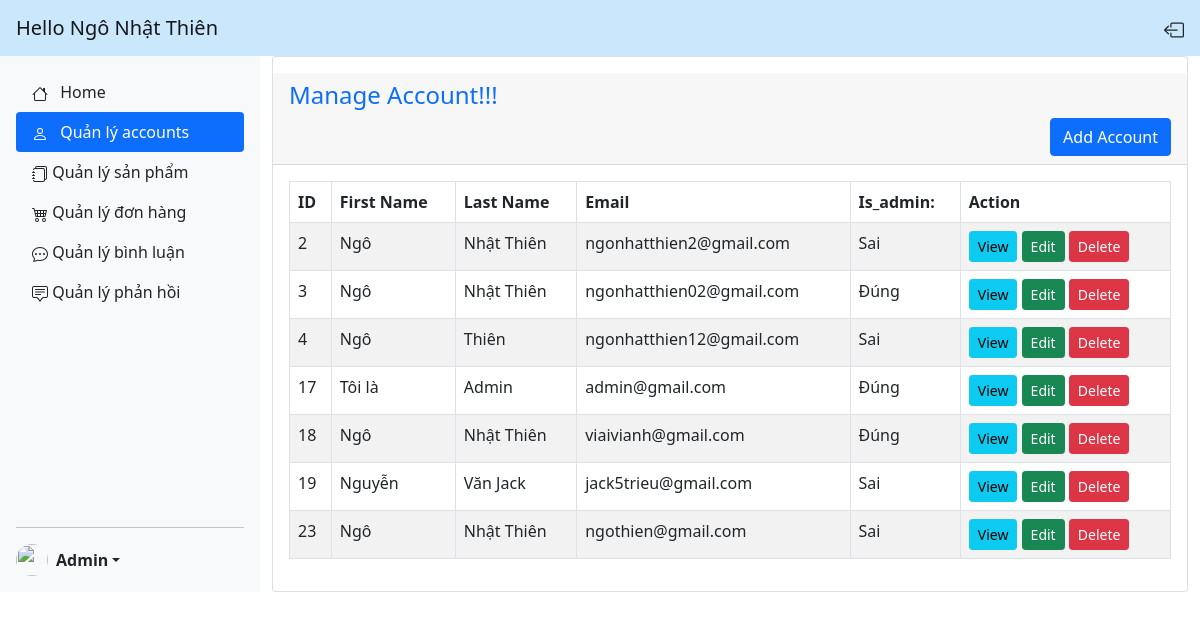
The app's page /admin/account.php (signed in), older data.
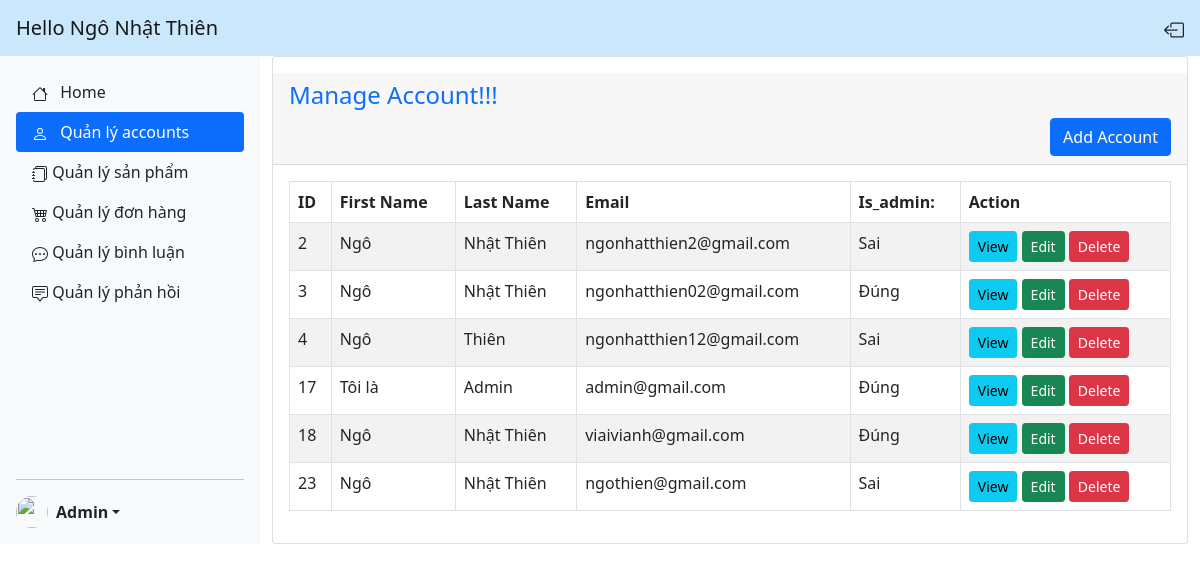
The same page, newer data.
### tables this page shows
CREATE TABLE `accounts` (
  `id` int(11) NOT NULL,
  `firstName` varchar(255) NOT NULL,
  `lastName` varchar(255) NOT NULL,
  `birthday` date NOT NULL,
  `address` text NOT NULL,
  `phone` varchar(12) DEFAULT NULL,
  `email` varchar(255) NOT NULL,
  `password` varchar(255) NOT NULL,
  `gender` varchar(8) NOT NULL,
  `is_admin` tinyint(1) NOT NULL DEFAULT 0,
  `created_at` timestamp NOT NULL DEFAULT current_timestamp()
);

### HTML/admin/account.php (the view, shortened to what this page needs)
<!DOCTYPE html>
<html lang="en">
<head>
    <link href="https://cdn.jsdelivr.net/npm/bootstrap@5.0.2/dist/css/bootstrap.min.css" rel="stylesheet">
</head>
<body>
    <?php if (!isset($_SESSION['is_admin']) || !$_SESSION['is_admin']) { ?>
        <div class="alert alert-danger text-center" role="alert">
            You don't have permission
        </div>
        <a href="../index.php" class="btn btn-primary">Return to homepage</a>
    <?php } else { ?>
        <nav class="navbar navbar-light" style="background-color: #cbe7fb;">
            <span class="navbar-brand mb-0 h1 ms-3">Hello <?php echo $_SESSION['name']; ?> </span>
            <a href="logout.php" class="nav-link link-dark">
            </a>
        </nav>
        <div class="d-flex">
            <div class="d-flex flex-column flex-shrink-0 p-3 bg-light" style="width: 260px; background-color: #e3f2fd;">
                <ul class="nav nav-pills flex-column mb-auto">
                    <li class="nav-item">
                        <a href="index.php" class="nav-link link-dark">
                            Home
                        </a>
                    </li>
                    <li>
                        <a href="account.php" class="nav-link active" aria-current="page">
                            Quản lý accounts
                        </a>
                    </li>
                    <li>
                        <a href="product.php" class="nav-link link-dark">
                            Quản lý sản phẩm
                        </a>
                    </li>
                    <li>
                        <a href="order.php" class="nav-link link-dark">
                            Quản lý đơn hàng
                        </a>
                    </li>
                    <li>
                        <a href="comment.php" class="nav-link link-dark">
                            Quản lý bình luận
                        </a>
                    </li>
                    <li>
                        <a href="reply.php" class="nav-link link-dark">
                            Quản lý phản hồi
                        </a>
                    </li>
                </ul>
                <hr>
                <div class="dropdown">
                    <a href="#" class="d-flex align-items-center link-dark text-decoration-none dropdown-toggle" id="dropdownUser2" data-bs-toggle="dropdown" aria-expanded="false">
                        <img src="http://cdn.onlinewebfonts.com/svg/img_325798.png" alt="" width="32" height="32" class="rounded-circle me-2">
                        <strong>Admin</strong>
                    </a>
                </div>
            </div>
            <div class="container">
                <div class="row">
                    <div class="col-md-12">
                        <div class="card">
                            <div class="card-header mt-3">
                                <div class="h4 text-primary">
                                    Manage Account!!!
                                </div>
                                <button type="button" class="btn btn-primary float-end" data-bs-toggle="modal" data-bs-target="#userAddModal">
                                    Add Account
                                </button>
                            </div>
                            <div class="card-body">
                                <table class="table table-bordered table-striped" id="myTable">
                                    <thead>
                                        <tr>
                                            <th>ID</th>
                                            <th>First Name</th>
                                            <th>Last Name</th>
                                            <th>Email</th>
                                            <th>Is_admin:</th>
                                            <th>Action</th>
                                        </tr>
                                    </thead>
                                    <tbody>
                                        <?php
                                        require 'dbcon.php';
                                        $sql = "SELECT * FROM accounts";
                                        $result = mysqli_query($conn, $sql);
                                        if (mysqli_num_rows($result) > 0) {
                                            foreach ($result as $user) {
                                        ?>
                                                <tr>
                                                    <td><?= $user['id'] ?></td>
                                                    <td><?= $user['firstName'] ?></td>
                                                    <td><?= $user['lastName'] ?></td>
                                                    <td><?= $user['email'] ?></td>
                                                    <td><?= $user['is_admin'] ? 'Đúng' : 'Sai' ?></td>
                                                    <td>
                                                        <button type="button" value="<?= $user['id']; ?>" class="viewUserBtn btn btn-info btn-sm">View</button>
                                                        <button type="button" value="<?= $user['id']; ?>" class="editUserBtn btn btn-success btn-sm">Edit</button>
                                                        <button type="button" value="<?= $user['id']; ?>" class="deleteUserBtn btn btn-danger btn-sm">Delete</button>
                                                    </td>
                                                </tr>
                                        <?php
                                            }
                                        }
                                        ?>
                                    </tbody>
                                </table>
                            </div>
                        </div>
                    </div>
                </div>
            </div>
        </div>
    <?php } ?>
</body>
</html>

Row changes from the older to the newer data that the page shows:
removed accounts: id "19", firstName "Nguyễn", lastName "Văn Jack", email "jack5trieu@gmail.com", is_admin "Sai"
